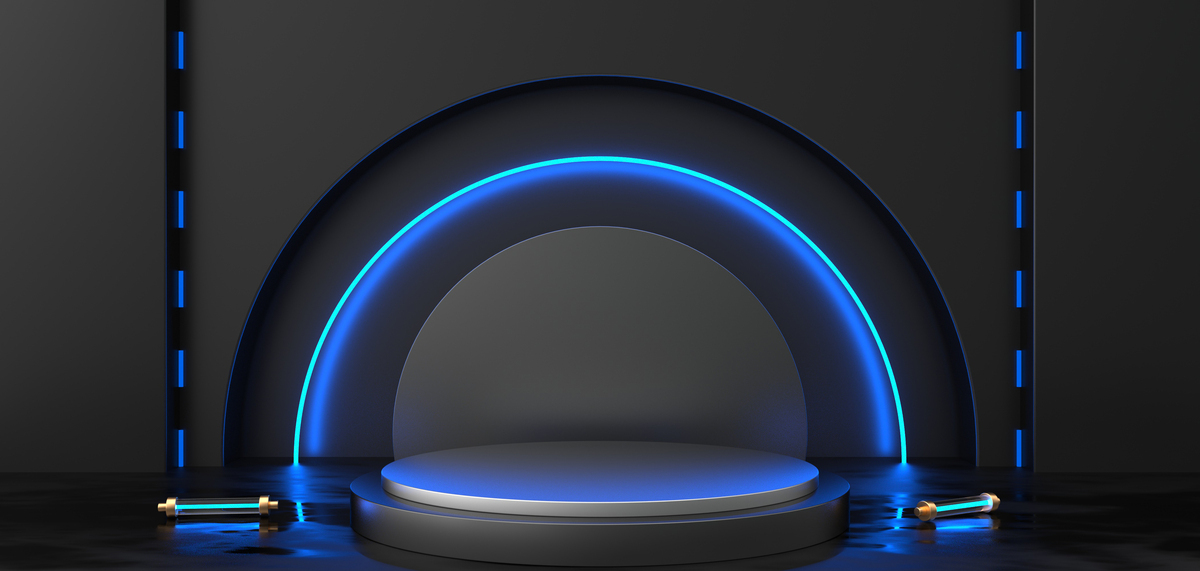
#> input picture 2.0.1/bg.jpg, 1200 x 571 px, given in place of the camera
$ python camera_v2.py
#> lines starting #> are read from the running program, lines starting #| are printed output that depends on the picture
import cv2
import numpy as np
import tkinter as tk
from tkinter import filedialog
from pypylon import pylon
import globals

# Initialize variables

# Frame
x_scale, y_scale = 1, 1
zoom_factor = 1.0
top, left = 0, 0
frame = None

# Drawing mode
polygon = []
poly_shifted = []
closed = False
tracking = False
highlighted_point = None
attraction_range = 10  # Attraction range around each point
old_center = None
bbox = None
tracker = None
dragging = False
shift_vector = (0, 0)
polygon_profile = {'center': None, 'points': [], 'edges': [], 'angle': 0}  # New variable
center_shift_vector = (0, 0)  # Initialize the shift vector to (0, 0)
initial_center = None  # Store the initial center when the polygon is closed

# Tracking mode
drawing_polygon = []
drawing_polygons = []
drawing_dragging_index = -1
drawing_poly_shifted = []
drawing_closed = False
drawing_highlighted_point = None
drawing_dragging = False
drawing_shift_vector = (0, 0)
colors = [(255, 0, 0), (0, 0, 255), (255, 255, 0), (255, 0, 255),
          (0, 255, 255), (255, 255, 255)]  # Add more colors if needed
color_index = 0


# [243 lines left out: functions mouse_callback, handle_drawing_mode, handle_tracking_mode, not called in this run]


def get_polygon():
    global polygon_profile
    return polygon_profile


def get_shift():
    global center_shift_vector
    return center_shift_vector


def get_angle():
    return polygon_profile['angle']


# [10 lines left out: functions zoom_in_camera, zoom_out_camera, not called in this run]


def draw_frame(frame):
    # Draw a sleek frame around the camera view
    thickness = 10  # Adjust the thickness to your preference
    color = (0, 0, 0)  # A light cyan color, but you can customize
    cv2.line(frame, (0, 0), (frame.shape[1], 0), color, thickness)
    cv2.line(frame, (0, 0), (0, frame.shape[0]), color, thickness)
    cv2.line(frame, (frame.shape[1] - 1, 0), (frame.shape[1] - 1, frame.shape[0]), color, thickness)
    cv2.line(frame, (0, frame.shape[0] - 1), (frame.shape[1], frame.shape[0] - 1), color, thickness)


# [10 lines left out: function capture_frame, not called in this run]

def render_polygons_on_frame(frame):
    for draw_polygon, draw_color in drawing_polygons:
        cv2.polylines(frame, [np.array(draw_polygon, dtype=np.int32)], True, draw_color, 5)

    if drawing_closed:
        cv2.polylines(frame, [np.array(drawing_polygon, dtype=np.int32)], True, colors[color_index], 5)
    else:
        if drawing_polygon:
            for draw_point in drawing_polygon:
                if draw_point == drawing_highlighted_point:
                    cv2.circle(frame, draw_point, attraction_range, (0, 0, 255), 2)
            cv2.polylines(frame, [np.array(drawing_polygon, dtype=np.int32)], False, colors[color_index], 5)


def main():
    global x_scale, y_scale, zoom_factor, top, left, frame
    global polygon, tracking, tracker, closed, highlighted_point, bbox, old_center, poly_shifted, dragging, shift_vector, bbox, polygon_profile, center_shift_vector
    global drawing_polygon, drawing_polygons, drawing_closed, drawing_highlighted_point, \
        drawing_dragging, drawing_poly_shifted, drawing_shift_vector, initial_center, color_index

    # [9 lines of commented-out code are left out]

    cv2.namedWindow("Camera")
    cv2.setMouseCallback("Camera", mouse_callback)

    # [10 lines of commented-out code are left out]

    cap = cv2.VideoCapture(0)
    if not cap.isOpened():
        print("Cannot open camera")
        exit()

    while True:
        ret, frame = cap.read()
#> frame is the input picture: shape (571, 1200, 3); mean B, G, R 59.2, 47.5, 40.9
        if not ret:
            print("Can't receive frame (stream end?). Exiting ...")
            break
        if globals.original_frame_width is None or globals.original_frame_height is None:
            globals.original_frame_width, globals.original_frame_height = frame.shape[1], frame.shape[0]

        zoomed_height = int(globals.original_frame_height / zoom_factor)
        zoomed_width = int(globals.original_frame_width / zoom_factor)

        # Determine the top-left corner of the zoomed region
        top = (globals.original_frame_height - zoomed_height)
        left = (globals.original_frame_width - zoomed_width)

        x_scale = 640 / globals.original_frame_width
        y_scale = 480 / globals.original_frame_height

        render_polygons_on_frame(frame)

        if not globals.drawing_mode:
            if closed:
                if tracking:
                    success, box = tracker.update(frame)
                    if success:
                        new_center = (box[0] + box[2] // 2, box[1] + box[3] // 2)
                        dx, dy = (new_center[0] - old_center[0]) / zoom_factor, (
                                new_center[1] - old_center[1]) / zoom_factor
                        poly_shifted = [(x + dx, y + dy) for (x, y) in poly_shifted]
                        old_center = new_center

                        # Update the polygon_profile with the new coordinates and center
                        center_x = sum(p[0] for p in poly_shifted) / len(poly_shifted)
                        center_y = sum(p[1] for p in poly_shifted) / len(poly_shifted)
                        polygon_profile['center'] = (center_x, center_y)
                        polygon_profile['points'] = poly_shifted
                        polygon_profile['edges'] = [np.sqrt((poly_shifted[i][0] - poly_shifted[i - 1][0]) ** 2 + (
                                poly_shifted[i][1] - poly_shifted[i - 1][1]) ** 2) for i in
                                                    range(1, len(poly_shifted))]
                        polygon_profile['edges'].append(np.sqrt((poly_shifted[0][0] - poly_shifted[-1][0]) ** 2 + (
                                poly_shifted[0][1] - poly_shifted[-1][
                            1]) ** 2))  # Add the edge between the last and first points
                    else:
                        cv2.putText(frame, "Tracking failure detected", (100, 80), cv2.FONT_HERSHEY_SIMPLEX, 1.5,
                                    (0, 0, 255), 4)

                poly_shifted_zoomed = [(int(x * zoom_factor), int(y * zoom_factor)) for (x, y) in poly_shifted]
                cv2.polylines(frame, [np.array(poly_shifted_zoomed, dtype=np.int32)], True, (0, 255, 0), 5)
            else:
                if polygon:
                    for point in polygon:
                        if point == highlighted_point:
                            cv2.circle(frame, point, attraction_range, (0, 0, 255), 2)
                    cv2.polylines(frame, [np.array(polygon, dtype=np.int32)], False, (0, 255, 0), 5)

        draw_frame(frame)
#> in draw_frame, `cv2.line(frame, (frame.shape[1] - 1, 0), (frame.shape[1] - 1, frame.sh..`: frame: shape (571, 1200, 3); mean B, G, R 58.3, 46.7, 40
#> in draw_frame, `cv2.line(frame, (0, frame.shape[0] - 1), (frame.shape[1], frame.shape[..`:
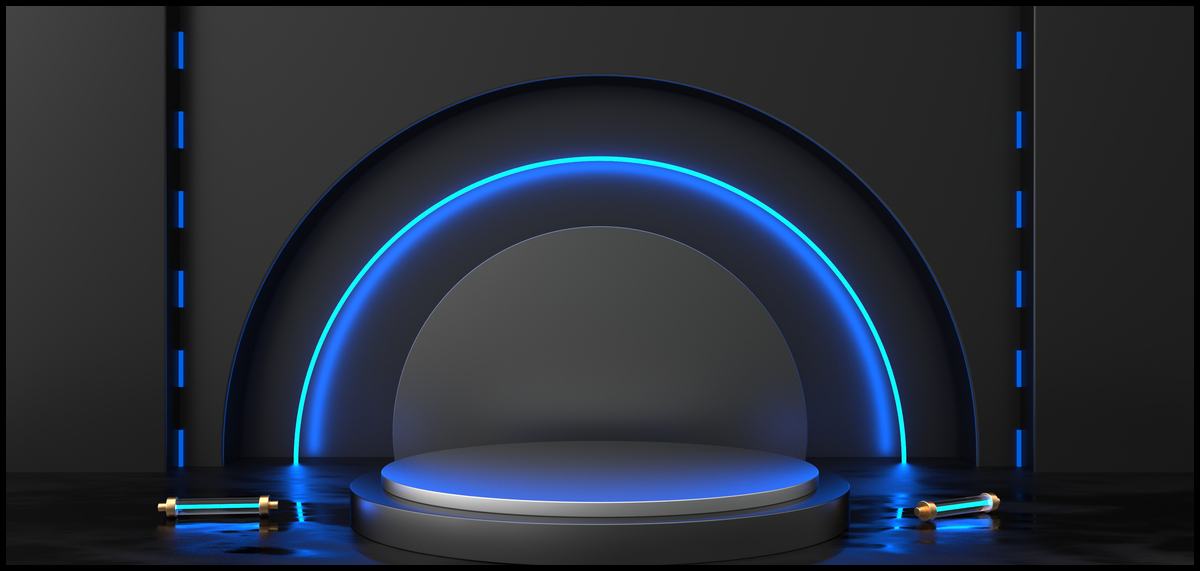
#> frame: shape (571, 1200, 3); mean B, G, R 57.9, 46.3, 39.7

        # cv2.resizeWindow("Camera", 640, 480)
        cv2.namedWindow("Camera", cv2.WINDOW_NORMAL)

        zoom_center = (frame.shape[1] / 2, frame.shape[0] / 2)
#> zoom_center = (600, 285.5)
        M = cv2.getRotationMatrix2D(zoom_center, 0, zoom_factor)
#> M = [[1, 0, 0], [0, 1, 0]]
        zoomed_frame = cv2.warpAffine(frame, M, (frame.shape[1], frame.shape[0]))
        # Resize window for display
        resized_frame = cv2.resize(zoomed_frame, (640, 480))
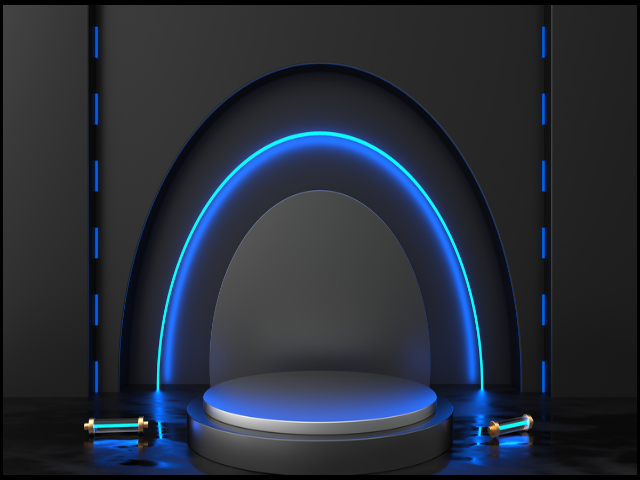
#> resized_frame: shape (480, 640, 3); mean B, G, R 57.8, 46.3, 39.7

        cv2.imshow("Camera", resized_frame)

        globals.Frame = resized_frame

        # [9 lines of commented-out code are left out]
        if polygon_profile['center']:  # Make sure the center is not None
            center_shift_vector = (
            polygon_profile['center'][0] - initial_center[0], polygon_profile['center'][1] - initial_center[1])

        if cv2.waitKey(20) & 0xFF == 27:
#> (key Esc is pressed here)
            break

    #     grabResult.Release()

    # camera.StopGrabbing()
    # cv2.destroyAllWindows()
    cap.release()
    cv2.destroyAllWindows()


if __name__ == "__main__":
    main()
